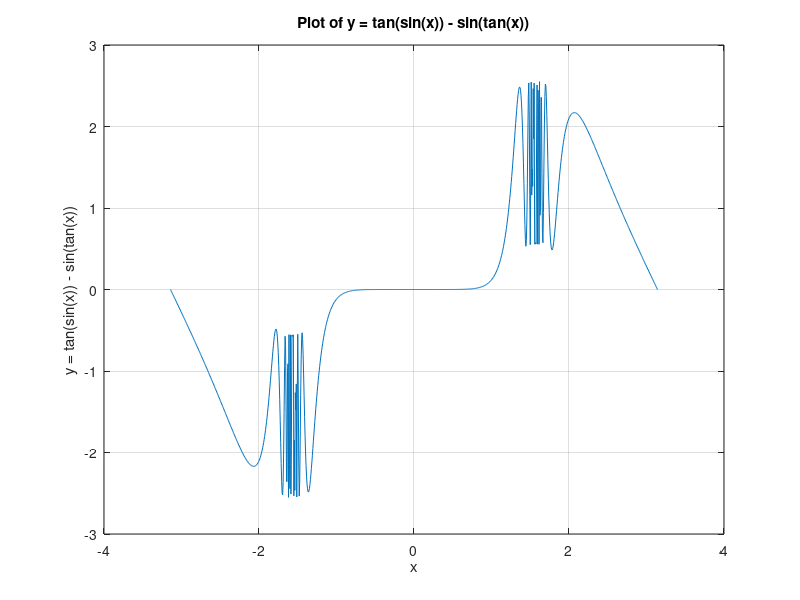

Source code (MATLAB):
% Define the range for x
x = linspace(-pi, pi, 1000); % 1000 points between -pi and pi

% Calculate y = tan(sin(x)) - sin(tan(x))
y = tan(sin(x)) - sin(tan(x));

% Plot the graph
plot(x, y);

% Label the axes and title
xlabel('x');
ylabel('y = tan(sin(x)) - sin(tan(x))');
title('Plot of y = tan(sin(x)) - sin(tan(x))');

% Add grid
grid on;
